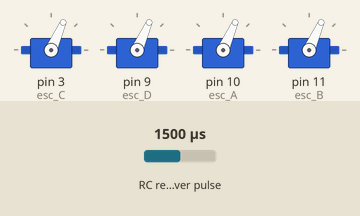
This sketch was run on a simulated Arduino Uno, built with avr-gcc and run on an emulated ATmega328P. Shown: 4 × servo. Wiring (inferred from the names in the program): RC receiver channel: data A2. Inputs (shaded band) come from the test bench; at power-on: RC receiver pulse 1500 µs.

Above: at 6.3 s.
6.4 s: RC receiver pulse (sensor on A2) set to 1020 µs
At 7.0 s:
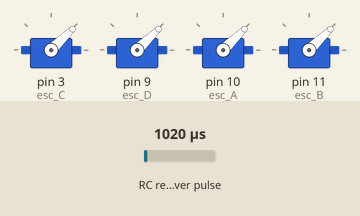
7.9 s: RC receiver pulse (sensor on A2) set to 1750 µs
At 8.2 s:
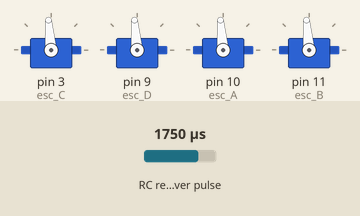
9.4 s: RC receiver pulse (sensor on A2) set to 1980 µs
At 10.5 s:
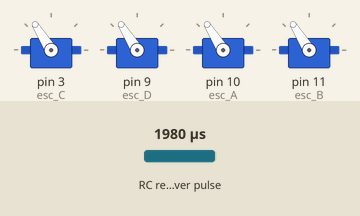
10.9 s: RC receiver pulse (sensor on A2) set to 1250 µs
At 11.7 s:
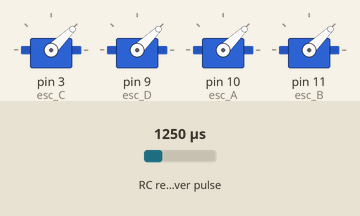
12.4 s: RC receiver pulse (sensor on A2) set to 1500 µs
At 12.8 s:
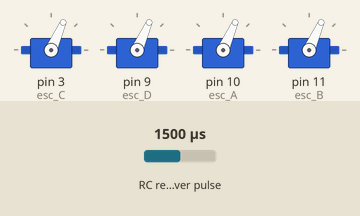
Timing chart, 0 to 14.9 s (numbered marks = the images above; inputs shaded):
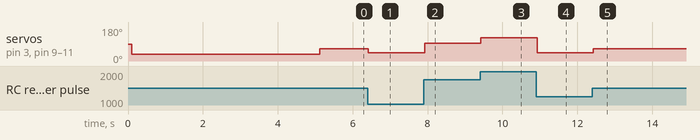

Measured:
- after the input at 6.4 s, servo on pin 3 (esc_C), servo on pin 9 (esc_D), servo on pin 10 (esc_A), servo on pin 11 (esc_B): 66° → 44° at once
- after the input at 7.9 s, servo on pin 3 (esc_C), servo on pin 9 (esc_D), servo on pin 10 (esc_A), servo on pin 11 (esc_B): 44° → 95° at once
- after the input at 9.4 s, servo on pin 3 (esc_C), servo on pin 9 (esc_D), servo on pin 10 (esc_A), servo on pin 11 (esc_B): 95° → 122° at once
- after the input at 10.9 s, servo on pin 3 (esc_C), servo on pin 9 (esc_D), servo on pin 10 (esc_A), servo on pin 11 (esc_B): 122° → 44° at once
- after the input at 12.4 s, servo on pin 3 (esc_C), servo on pin 9 (esc_D), servo on pin 10 (esc_A), servo on pin 11 (esc_B): 44° → 66° at once

The sketch:

throttle_control.ino
```cpp
/*
          RC Min Max RANGE

Trim in lowest position for all channels.

Roll    : 1000 to 1830
Pitch   : 1000 to 1750
Throttle: 1000 to 1870
Yaw     : 1090 to 1910

*/

#include <Servo.h>

 // setting up ESC variables

Servo esc_A;
Servo esc_B;
Servo esc_C;
Servo esc_D;

//RC Receiver - Arduino Pin configuration

byte RC_RUD_ROLL= A3;
byte RC_AIL_PITCH = 7;
byte RC_THR = A2;
byte RC_ELE_YAW = A1;

// RC varaibles for storing the input values
int rc_thr = 0;
int rc_thr_map = 0;

void setup()
{

  // Setting the RC pins as Input to the Arduino
  pinMode(RC_RUD_ROLL, INPUT);
  pinMode(RC_AIL_PITCH, INPUT);
  pinMode(RC_THR, INPUT);
  pinMode(RC_ELE_YAW, INPUT);

// Initializing Serial Communication
  Serial.begin(9600);
  Serial.flush();

// ESC - Arduino Pin Configuration
  esc_C.attach(3);
  esc_D.attach(9);
  esc_A.attach(10);
  esc_B.attach(11);

  delay(100);

  // Armimg the ESCs
  esc_A.writeMicroseconds(900);
  esc_B.writeMicroseconds(900);
  esc_C.writeMicroseconds(900);
  esc_D.writeMicroseconds(900);
  delay(5000);

}

void loop()
{
  // Reading the RC input Values
  rc_thr = pulseIn(RC_THR, HIGH);

  //Mapping the RC values to Signal
  rc_thr_map = map(rc_thr, 1310, 2150, 1000, 2000);

  if (rc_thr_map < 1000)
      rc_thr_map = 1000;
  if (rc_thr_map > 2000)
      rc_thr_map = 2000;

//uncomment to print the RC values

 /*
  Serial.print("rc_value:   ");
  Serial.print(rc_thr);

  Serial.print("\tMicroSeconds Value:   ");
  Serial.println(rc_thr_map);
  */

 // Sending PWM signals to the ESCs

 esc_A.writeMicroseconds(rc_thr_map);
 esc_B.writeMicroseconds(rc_thr_map);
 esc_C.writeMicroseconds(rc_thr_map);
 esc_D.writeMicroseconds(rc_thr_map);

  }
```
